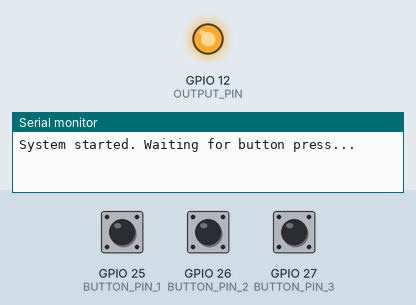
This sketch was run on a simulated ESP32. Parts: output pins drawn as LEDs (lit = HIGH), the last lines printed to the serial monitor. The test bench sets the inputs (shaded band); at power-on: GPIO 25 (BUTTON_PIN_1) LOW, GPIO 26 (BUTTON_PIN_2) LOW, GPIO 27 (BUTTON_PIN_3) LOW.

Above: at 1.2 s.
1.3 s: GPIO 25 (BUTTON_PIN_1) pulled HIGH for 3.2 s
At 2.7 s:
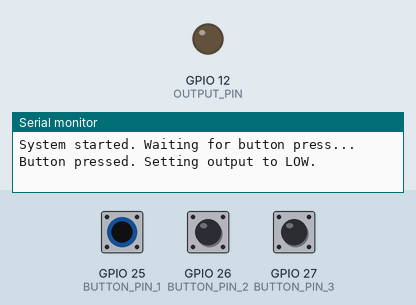
7.5 s: GPIO 25 (BUTTON_PIN_1) pulled HIGH for 0.15 s
At 10.55 s:
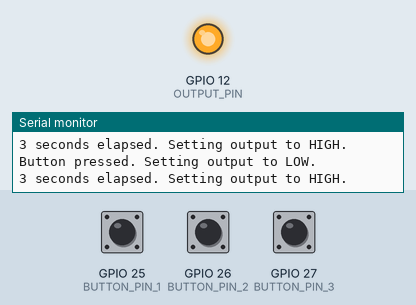
10.6 s: GPIO 25 (BUTTON_PIN_1) pulled HIGH for 1 s
At 14.5 s:
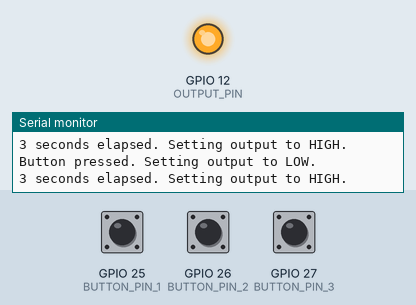
Timing chart, 0 to 16.0 s (numbered marks = the images above; inputs shaded):
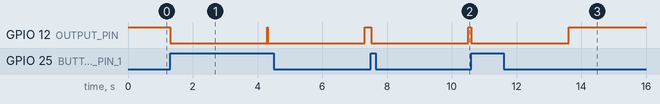

Measured:
- after the input at 1.3 s, GPIO 12 (OUTPUT_PIN): alternates HIGH for 0.01 s and LOW for 3.0 s, starting at once
- after the input at 7.5 s, GPIO 12 (OUTPUT_PIN): HIGH → LOW at once, → HIGH 3.0 s later
- after the input at 10.6 s, GPIO 12 (OUTPUT_PIN): HIGH → LOW at once, → HIGH 3.0 s later

The sketch:

testnutnhanvabuzzer.ino
```cpp
// Định nghĩa chân GPIO
#define OUTPUT_PIN 12
#define BUTTON_PIN_1 25
#define BUTTON_PIN_2 26
#define BUTTON_PIN_3 27

// Thời gian giữ mức thấp (ms)
#define HOLD_TIME 3000

// Biến thời gian
unsigned long triggerTime = 0;
bool outputState = HIGH;
bool buttonPressed = false;

void setup() {
  // Khởi tạo Serial
  Serial.begin(115200);

  // Cấu hình chân GPIO
  pinMode(OUTPUT_PIN, OUTPUT);
  pinMode(BUTTON_PIN_1, INPUT_PULLDOWN); // Sử dụng điện trở kéo xuống nội
  pinMode(BUTTON_PIN_2, INPUT_PULLDOWN);
  pinMode(BUTTON_PIN_3, INPUT_PULLDOWN);

  // Đặt trạng thái ban đầu
  digitalWrite(OUTPUT_PIN, outputState);

  Serial.println("System started. Waiting for button press...");
}

void loop() {
  // Kiểm tra nút nhấn
  bool currentButtonState = digitalRead(BUTTON_PIN_1) || digitalRead(BUTTON_PIN_2) || digitalRead(BUTTON_PIN_3);

  // Phát hiện cạnh lên của nút nhấn
  if (currentButtonState && !buttonPressed) {
    buttonPressed = true;
    outputState = LOW;
    digitalWrite(OUTPUT_PIN, outputState);
    triggerTime = millis();
    Serial.println("Button pressed. Setting output to LOW.");
  }

  // Kiểm tra thời gian
  if (outputState == LOW && (millis() - triggerTime) >= HOLD_TIME) {
    outputState = HIGH;
    digitalWrite(OUTPUT_PIN, outputState);
    buttonPressed = false;
    Serial.println("3 seconds elapsed. Setting output to HIGH.");
  }

  // Cập nhật trạng thái nút nhấn
  if (!currentButtonState) {
    buttonPressed = false;
  }

  // Chống nhiễu (debounce)
  delay(10);
}
```
